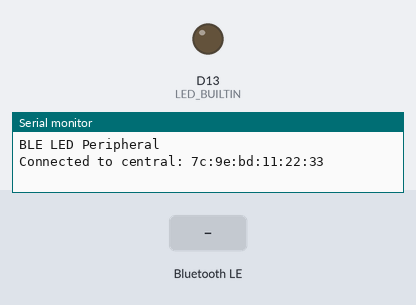
A sketch run on a simulated Arduino Nano 33 IoT. Shown: output pins drawn as LEDs (lit = HIGH), the last lines printed to the serial monitor. Dashed ring = blinking. The test bench sets the inputs (shaded band). Nothing arrives over Bluetooth unless stated; a phone connects over Bluetooth LE 3 s after start.

Above: at 3.8 s.
3.9 s: Bluetooth LE write "2" received
At 4.3 s:
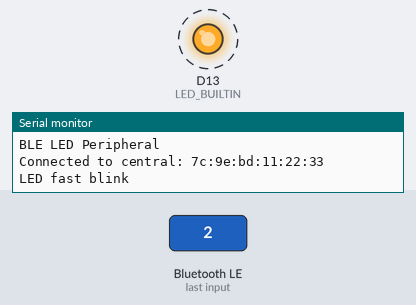
6.9 s: Bluetooth LE write "1" received
At 7.6 s:
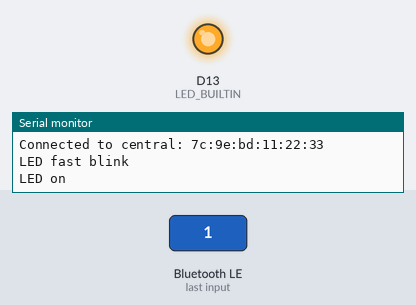
8.4 s: Bluetooth LE write "0" received
At 8.8 s:
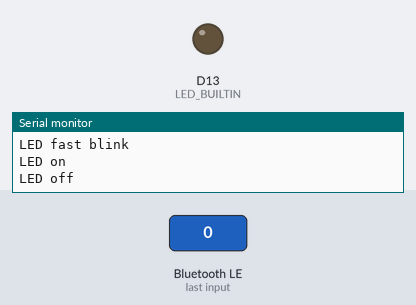
Timing chart, 0 to 11.4 s (numbered marks = the images above; inputs shaded):
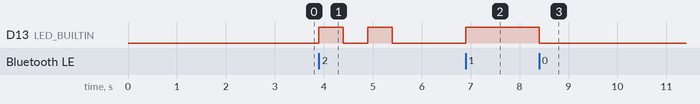

The sketch:

Bluetooth_Example1_LED_control.ino
```cpp
#include <ArduinoBLE.h>

long previousMillis = 0;
int interval = 0;
int ledState = LOW;

BLEService ledService("180A"); // BLE LED Service

// BLE LED Switch Characteristic - custom 128-bit UUID, read and writable by central
BLEByteCharacteristic switchCharacteristic("2A57", BLERead | BLEWrite);

void setup() {
  Serial.begin(9600);
  while (!Serial);

  // set built in LED pin to output mode
  pinMode(LED_BUILTIN, OUTPUT);

  // begin initialization
  if (!BLE.begin()) {
    Serial.println("starting Bluetooth® Low Energy failed!");

    while (1);
  }

  // set advertised local name and service UUID:
  BLE.setLocalName("Nano 33 IoT");
  BLE.setAdvertisedService(ledService);

  // add the characteristic to the service
  ledService.addCharacteristic(switchCharacteristic);

  // add service
  BLE.addService(ledService);

  // set the initial value for the characteristic:
  switchCharacteristic.writeValue(0);

  // start advertising
  BLE.advertise();

  Serial.println("BLE LED Peripheral");
}

void loop() {
  // listen for BLE peripherals to connect:
  BLEDevice central = BLE.central();

  // if a central is connected to peripheral:
  if (central) {
    Serial.print("Connected to central: ");
    // print the central's MAC address:
    Serial.println(central.address());

    // while the central is still connected to peripheral:
    while (central.connected()) {
      // if the remote device wrote to the characteristic,
      // use the value to control the LED:
      if (switchCharacteristic.written()) {
        switch (switchCharacteristic.value()) {   // any value other than 0
          case 01:
            Serial.println("LED on");
            digitalWrite(LED_BUILTIN, HIGH);            // will turn the LED on
            break;
          case 02:
              Serial.println("LED fast blink");
              digitalWrite(LED_BUILTIN, HIGH);         // will turn the LED on
              delay(500);
              digitalWrite(LED_BUILTIN, LOW);         // will turn the LED off
              delay(500);
              digitalWrite(LED_BUILTIN, HIGH);      // will turn the LED on
              delay(500);
              digitalWrite(LED_BUILTIN, LOW);       // will turn the LED off
            break;
          case 03:
            Serial.println("LED slow blink");
            digitalWrite(LED_BUILTIN, HIGH);         // will turn the LED on
              delay(1000);
              digitalWrite(LED_BUILTIN, LOW);         // will turn the LED off
              delay(1000);
              digitalWrite(LED_BUILTIN, HIGH);      // will turn the LED on
              delay(1000);
              digitalWrite(LED_BUILTIN, LOW);       // will turn the LED off
            break;
          default:
            Serial.println(F("LED off"));
            digitalWrite(LED_BUILTIN, LOW);          // will turn the LED off
            break;
        }
      }
    }

    // when the central disconnects, print it out:
    Serial.print(F("Disconnected from central: "));
    Serial.println(central.address());
    digitalWrite(LED_BUILTIN, LOW);         // will turn the LED off
  }
}
```

Measured:
- after the input at 3.9 s, D13 (LED_BUILTIN): alternates HIGH for 0.50 s and LOW for 0.50 s, 4 changes in all, then stays LOW, starting at once
- after the input at 6.9 s, D13 (LED_BUILTIN): LOW → HIGH at once
- after the input at 8.4 s, D13 (LED_BUILTIN): HIGH → LOW at once
